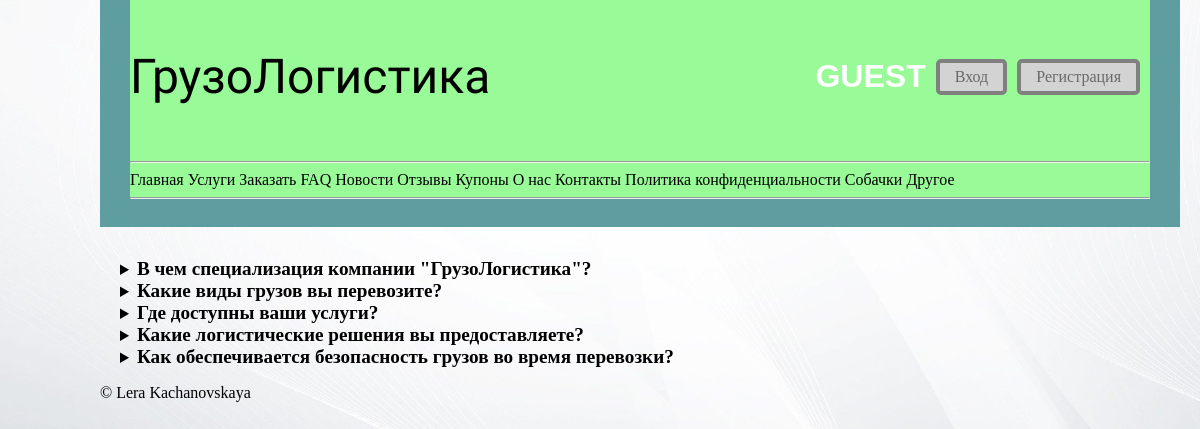
Screenshot of /faq/ with the database file from the repository.
### polls/models.py (models this page shows)
class FAQ(models.Model):
    question = models.TextField('вопрос')
    answer = models.TextField('ответ')
    date = models.DateField('дата добавления', auto_now=True)

### polls/views.py (the view)
# urls.py: path('faq/', faq, name='faq'),
def faq(request):
    faqs = FAQ.objects.all()
    return render(request, 'polls/faq.html', {'title': 'FAQ',
                                              'faqs': faqs})

### templates/polls/faq.html (shortened to what this page needs)
{% extends 'polls/base.html' %}
{% block content %}
    <main>
        {% for i in faqs %}
        <details id="faq-container">
            <summary><strong style="font-size: larger">{{ i.question }}</strong></summary>
        </details>
        {% endfor %}
    </main>
{% endblock %}

### polls/static/polls/styles.css (style rules this page uses)
body { background-image: url("../media/fon.jpg"); background-repeat: repeat; background-size: cover; background-position: center; display: grid; grid-template-rows: auto 1fr auto; min-height: 100vh; margin-right: 100px; margin-left: 100px; }
main { margin-top: 250px; }
#faq-container { max-width: 800px; margin-left: 20px; }

### rows the page displays
FAQ: question "В чем специализация компании \"ГрузоЛогистика\"?"
FAQ: question "Какие виды грузов вы перевозите?"
FAQ: question "Где доступны ваши услуги?"
FAQ: question "Какие логистические решения вы предоставляете?"
FAQ: question "Как обеспечивается безопасность грузов во время перевозки?"
